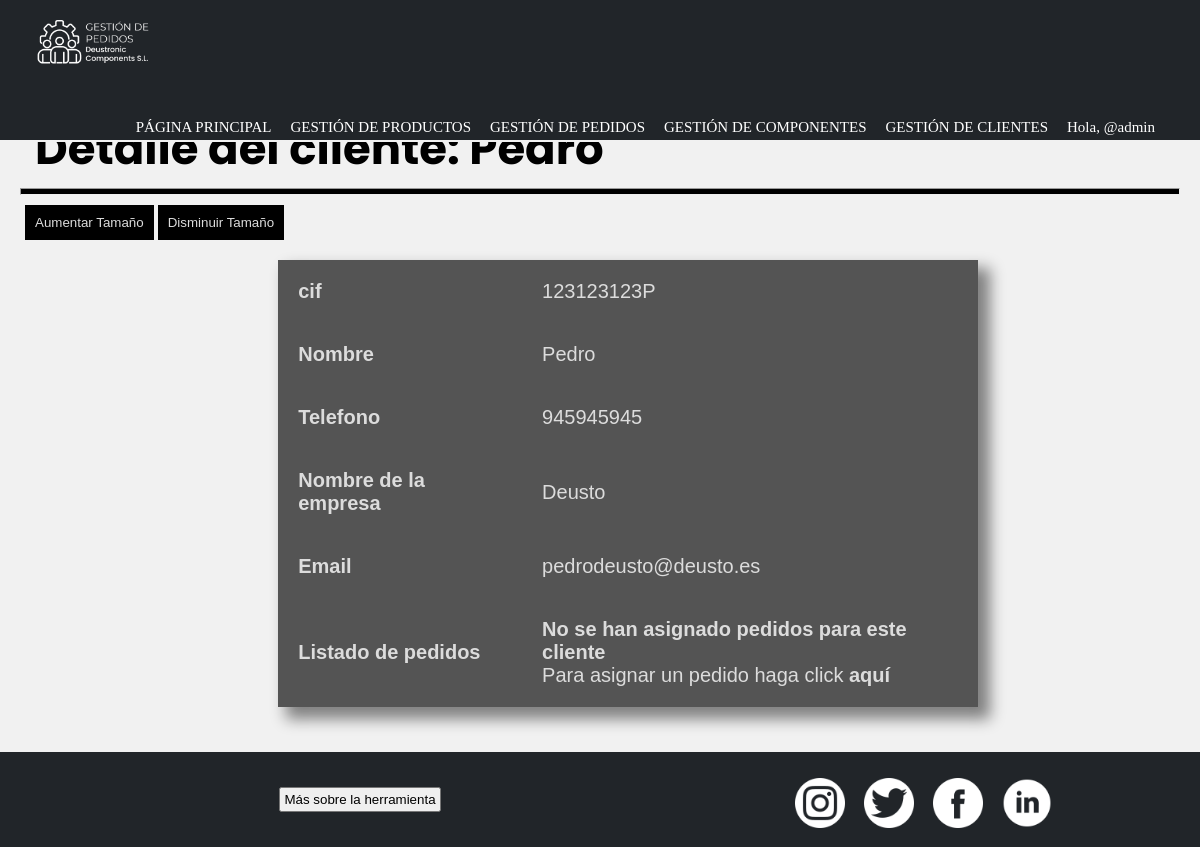
The app's page /gestionDePedidos/detalleCliente/3/ (signed in), older data.
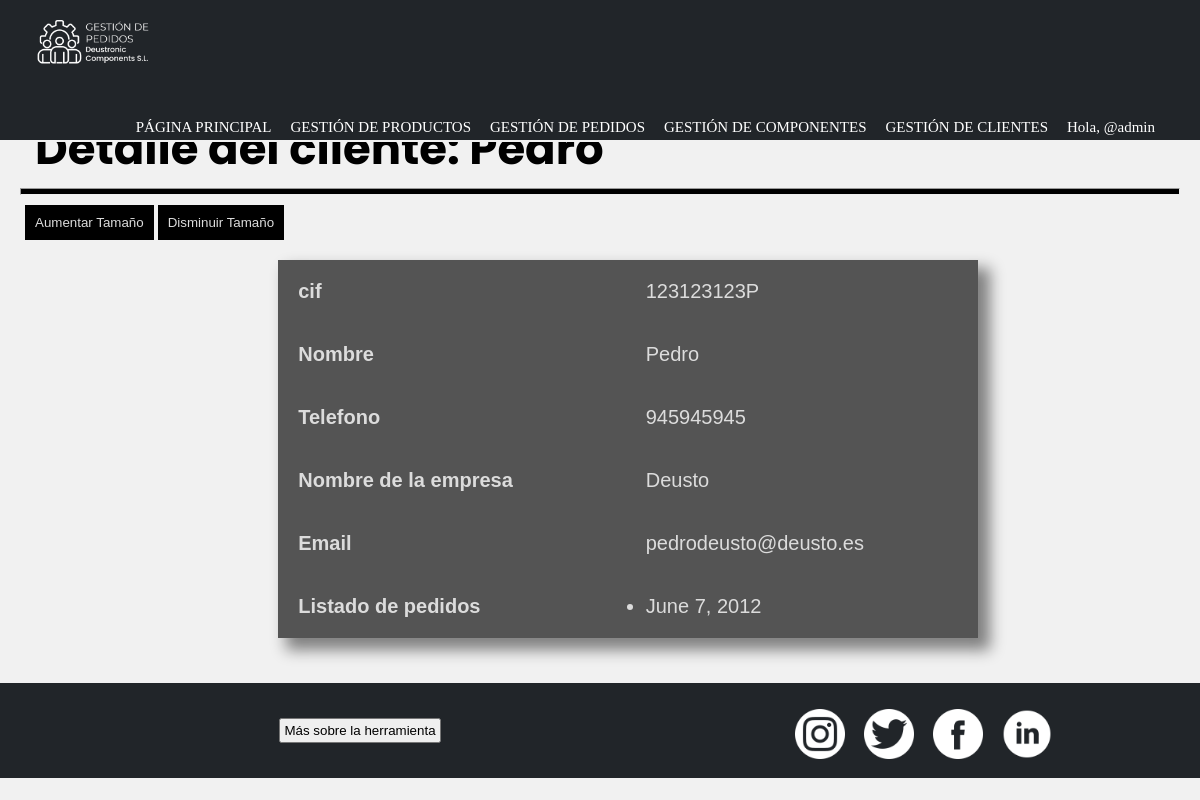
The same page, newer data.
### appGestionDePedidos/models.py (models this page shows, shortened)
class Pedido(models.Model):
    fecha = models.DateField()
    precioTotal = models.IntegerField()
    cliente = models.ForeignKey(Cliente, on_delete=models.CASCADE) #para la recacion 1-n con cliente
    productos = models.ManyToManyField(Producto, through = 'Compone')#esto nos crea la tabla intermedia de la n-m invisible de pedido-producto

### appGestionDePedidos/views.py (the view)
# urls.py: path('detalleCliente/<int:pk>/', ClienteDetailView.as_view(), name = 'detalleCliente'),
class ClienteDetailView(PermissionRequiredMixin, DetailView):
        permission_required = 'appGestionDePedidos.view_cliente'
        model = Cliente
        template_name = 'detalleCliente.html'
        context_object_name = 'detalle_cliente'

### appGestionDePedidos/templates/detalleCliente.html (shortened to what this page needs)
{% extends "base.html" %}
{% load static %}
{% block content %}
    <header>
        <h2 class="pagSecundarias">Detalle del cliente: {{detalle_cliente.nombre}}</h2>
        <hr>
    </header>
    <div id="botones">
        <button id="aumentarTamaño">Aumentar Tamaño</button>
        <button id="disminuirTamaño">Disminuir Tamaño</button>
    </div>
    <div class="detalle">
        <table id="texto">
            <tr>
                <th>cif</th>
                <td>{{ detalle_cliente.cif }}</td>
            </tr>
            <tr>
                <th>Nombre</th>
                <td>{{ detalle_cliente.nombre }}</td>
            </tr>
            <tr>
                <th>Telefono</th>
                <td>{{ detalle_cliente.telefono }}</td>
            </tr>
            <tr>
                <th>Nombre de la empresa</th>
                <td>{{ detalle_cliente.nombreEmpresa }}</td>
            </tr>
            <tr>
                <th>Email</th>
                <td>{{ detalle_cliente.email }}</td>
            </tr>
            <tr>
                <th>Listado de pedidos</th>
                <td>
                    {% if detalle_cliente.pedido_set.all %}
                        <ul>
                            {% for pedidos in detalle_cliente.pedido_set.all %}
                                <li>{{pedidos.fecha}}</li>
                            {% endfor %}
                        </ul>
                    {% else %}
                        <h4>No se han asignado pedidos para este cliente</h4>
                        {% if perms.appGestionDePedidos.add_pedido %}
                            <p>Para asignar un pedido haga click <a href="{% url 'anyadirPedido' %}">aquí</a></p>
                        {% endif %}
                    {% endif %}
                </td>
            </tr>
        </table>
    </div>
{% endblock %}

Row changes from the older to the newer data that the page shows:
added Pedido: fecha "June 7, 2012"
Text that changed along with them:
text no longer shown: "No se han asignado pedidos para este cliente Para asignar un pedido haga click aquí"
